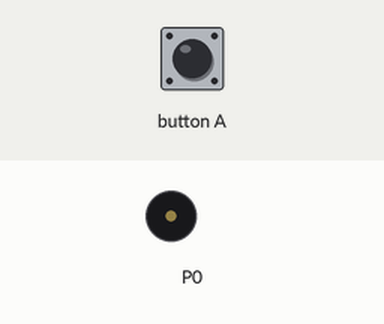
This program was run on a simulated BBC micro:bit (MakeCode). Parts: buzzer (waves = sounding). The test bench sets the inputs (shaded band).

Above: at 1.2 s.
1.3 s: button A pressed for 0.15 s
At 2.1 s:
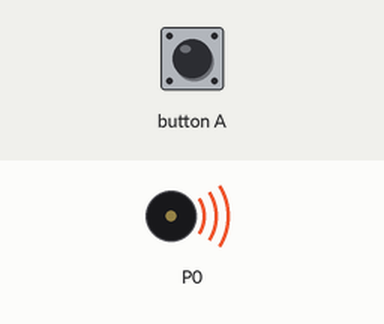
Timing chart, 0 to 26.9 s (numbered marks = the images above; inputs shaded):
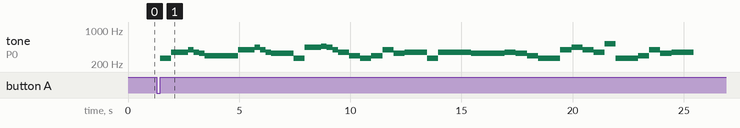

The program:

main.ts
```typescript
const songs = {
    "We wish you a merry christmas": [
        { note: Note.C, length: 1 },
        { note: Note.F, length: 1 },
        { note: Note.F, length: .5 },
        { note: Note.G, length: .5 },
        { note: Note.F, length: .5 },
        { note: Note.E, length: .5 },
        { note: Note.D, length: 1 },
        { note: Note.D, length: 1 },
        { note: Note.D, length: 1 },
        { note: Note.G, length: 1 },
        { note: Note.G, length: .5 },
        { note: Note.A, length: .5 },
        { note: Note.G, length: .5 },
        { note: Note.F, length: .5 },
        { note: Note.E, length: 1 },
        { note: Note.E, length: 1 },
        { note: Note.C, length: 1 },
        { note: Note.A, length: 1 },
        { note: Note.A, length: .5 },
        { note: Note.Bb, length: .5 },
        { note: Note.A, length: .5 },
        { note: Note.G, length: .5 },
        { note: Note.F, length: 1 },
        { note: Note.D, length: 1 },
        { note: Note.C, length: .5 },
        { note: Note.C, length: .5 },
        { note: Note.D, length: 1 },
        { note: Note.G, length: 1 },
        { note: Note.E, length: 1 },
        { note: Note.F, length: 2 },
        { note: Note.C, length: 1 },
        { note: Note.F, length: 1 },
        { note: Note.F, length: 1 },
        { note: Note.F, length: 1 },
        { note: Note.E, length: 2 },
        { note: Note.E, length: .5 },
        { note: Note.E, length: .5 },
        { note: Note.F, length: 1 },
        { note: Note.E, length: 1 },
        { note: Note.D, length: 1 },
        { note: Note.C, length: 2 },
        { note: Note.G, length: 1 },
        { note: Note.A, length: 1 },
        { note: Note.G, length: 1 },
        { note: Note.F, length: .5 },
        { note: Note.F, length: .5 },
        { note: Note.C5, length: 1 },
        { note: Note.C, length: 1 },
        { note: Note.C, length: .5 },
        { note: Note.C, length: .5 },
        { note: Note.D, length: 1 },
        { note: Note.G, length: 1 },
        { note: Note.E, length: 1 },
        { note: Note.F, length: 2 },
    ]
}

input.onButtonPressed(Button.A, function () {
    const song = songs["We wish you a merry christmas"]
    const beatLength = 60000 / 120
    song.forEach(n => {
        if(n.note){
            music.ringTone(n.note)
            control.waitMicros(beatLength * n.length * 900)
            music.setVolume(127)
            control.waitMicros(beatLength * n.length * 100)
            music.setVolume(255)
        }else{
            music.rest(beatLength * n.length)
        }
    })
    music.stopAllSounds()
})
```

test.ts
```typescript
// les tests vont ici ; cela ne sera pas compilé si ce paquet est utilisé en tant qu'extension.
```

Measured:
- after the input at 1.3 s, tone on P0: plays 262 Hz for 0.50 s, 349 Hz for 0.75 s, 392 Hz for 0.25 s, 349 Hz for 0.25 s, 330 Hz for 0.25 s, 294 Hz for 1.5 s … (40 notes in this stretch), starting after 0.15 s
